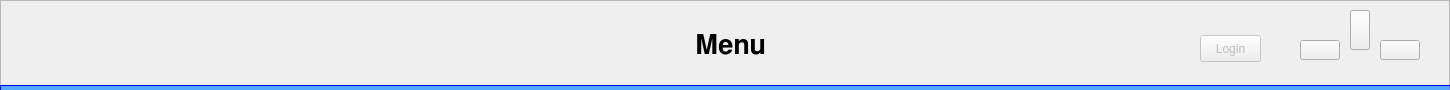
   <widget class="QFrame" name="topFrame">
    <property name="geometry">
     <rect>
      <x>0</x>
      <y>0</y>
      <width>1450</width>
      <height>90</height>
     </rect>
    </property>
    <property name="styleSheet">
     <string notr="true"/>
    </property>
    <property name="frameShape">
     <enum>QFrame::StyledPanel</enum>
    </property>
    <property name="frameShadow">
     <enum>QFrame::Raised</enum>
    </property>
    <widget class="QPushButton" name="dbPushButton">
     <property name="geometry">
      <rect>
       <x>90</x>
       <y>20</y>
       <width>50</width>
       <height>50</height>
      </rect>
     </property>
     <property name="styleSheet">
      <string notr="true">QPushButton {
background-image: url(:/images/db_button_red.png);
background-repeat: no-repeat; 
background-position: center;
border-radius:25px;
border-style: raised; 
border-width: 0px;
}

QPushButton:pressed {
border-style: raised; 
border-width: 4px;
border-color: white;
}
</string>
     </property>
     <property name="text">
      <string/>
     </property>
    </widget>
    <widget class="QPushButton" name="configPushButton">
     <property name="geometry">
      <rect>
       <x>170</x>
       <y>20</y>
       <width>50</width>
       <height>50</height>
      </rect>
     </property>
     <property name="styleSheet">
      <string notr="true">QPushButton {
background-image: url(:/images/settings_button.png);
background-repeat: no-repeat; 
background-position: center;
border-radius:25px;
border-style: raised; 
border-width: 0px;
}

QPushButton:pressed {
border-style: raised; 
border-width: 4px;
border-color: white;
}</string>
     </property>
     <property name="text">
      <string/>
     </property>
    </widget>
    <widget class="QPushButton" name="topNavigPushButton">
     <property name="geometry">
      <rect>
       <x>1350</x>
       <y>10</y>
       <width>20</width>
       <height>40</height>
      </rect>
     </property>
     <property name="styleSheet">
      <string notr="true">QPushButton {
border-image: url(:/images/arrow_top_blue.png);
}
</string>
     </property>
     <property name="text">
      <string/>
     </property>
    </widget>
    <widget class="QPushButton" name="leftNavigPushButton">
     <property name="geometry">
      <rect>
       <x>1300</x>
       <y>40</y>
       <width>40</width>
       <height>20</height>
      </rect>
     </property>
     <property name="styleSheet">
      <string notr="true">QPushButton {
border-image: url(:/images/arrow_left_blue.png);
}
</string>
     </property>
     <property name="text">
      <string/>
     </property>
    </widget>
    <widget class="QPushButton" name="rightNavigPushButton">
     <property name="geometry">
      <rect>
       <x>1380</x>
       <y>40</y>
       <width>40</width>
       <height>20</height>
      </rect>
     </property>
     <property name="styleSheet">
      <string notr="true">QPushButton {
border-image: url(:/images/arrow_right_blue.png);
}
</string>
     </property>
     <property name="text">
      <string/>
     </property>
    </widget>
    <widget class="QPushButton" name="quitPushButton">
     <property name="geometry">
      <rect>
       <x>10</x>
       <y>20</y>
       <width>50</width>
       <height>50</height>
      </rect>
     </property>
     <property name="styleSheet">
      <string notr="true">QPushButton {
background-image: url(:/images/exit_button.png);
background-repeat: no-repeat; 
background-position: center;
border-radius:25px;
border-style: raised; 
border-width: 0px;
}

QPushButton:pressed {
border-style: raised; 
border-width: 4px;
border-color: white;
}</string>
     </property>
     <property name="text">
      <string/>
     </property>
    </widget>
    <widget class="QLabel" name="pageLabel">
     <property name="geometry">
      <rect>
       <x>450</x>
       <y>30</y>
       <width>561</width>
       <height>31</height>
      </rect>
     </property>
     <property name="font">
      <font>
       <family>FreeSans</family>
       <pointsize>20</pointsize>
       <weight>75</weight>
       <bold>true</bold>
      </font>
     </property>
     <property name="styleSheet">
      <string notr="true"/>
     </property>
     <property name="text">
      <string>Menu</string>
     </property>
     <property name="alignment">
      <set>Qt::AlignCenter</set>
     </property>
    </widget>
    <widget class="QPushButton" name="loginButton">
     <property name="enabled">
      <bool>false</bool>
     </property>
     <property name="geometry">
      <rect>
       <x>1200</x>
       <y>35</y>
       <width>61</width>
       <height>27</height>
      </rect>
     </property>
     <property name="toolTip">
      <string/>
     </property>
     <property name="autoFillBackground">
      <bool>false</bool>
     </property>
     <property name="styleSheet">
      <string notr="true"/>
     </property>
     <property name="text">
      <string>Login</string>
     </property>
    </widget>
    <widget class="Line" name="line">
     <property name="geometry">
      <rect>
       <x>0</x>
       <y>85</y>
       <width>1450</width>
       <height>6</height>
      </rect>
     </property>
     <property name="styleSheet">
      <string notr="true">#line {
border: 0.5px solid blue;
background: rgb(85, 170, 255);
        border-style: inset;
}</string>
     </property>
     <property name="orientation">
      <enum>Qt::Horizontal</enum>
     </property>
    </widget>
   </widget>
